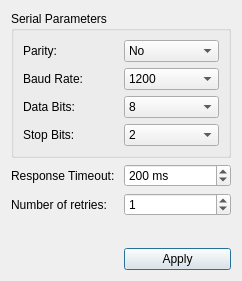
<?xml version="1.0" encoding="UTF-8"?>
<ui version="4.0">
 <class>modbus_setting</class>
 <widget class="QDialog" name="modbus_setting">
  <property name="geometry">
   <rect>
    <x>0</x>
    <y>0</y>
    <width>242</width>
    <height>281</height>
   </rect>
  </property>
  <property name="windowTitle">
   <string>Modbus Settings</string>
  </property>
  <layout class="QGridLayout" name="gridLayout">
   <item row="3" column="1">
    <spacer name="verticalSpacer">
     <property name="orientation">
      <enum>Qt::Vertical</enum>
     </property>
     <property name="sizeHint" stdset="0">
      <size>
       <width>20</width>
       <height>43</height>
      </size>
     </property>
    </spacer>
   </item>
   <item row="1" column="1">
    <widget class="QSpinBox" name="timeoutSpinner">
     <property name="accelerated">
      <bool>true</bool>
     </property>
     <property name="suffix">
      <string> ms</string>
     </property>
     <property name="minimum">
      <number>-1</number>
     </property>
     <property name="maximum">
      <number>5000</number>
     </property>
     <property name="singleStep">
      <number>20</number>
     </property>
     <property name="value">
      <number>200</number>
     </property>
    </widget>
   </item>
   <item row="1" column="0">
    <widget class="QLabel" name="label">
     <property name="text">
      <string>Response Timeout:</string>
     </property>
    </widget>
   </item>
   <item row="4" column="1">
    <widget class="QPushButton" name="applyButton">
     <property name="text">
      <string>Apply</string>
     </property>
    </widget>
   </item>
   <item row="0" column="0" colspan="2">
    <widget class="QGroupBox" name="groupBox">
     <property name="title">
      <string>Serial Parameters</string>
     </property>
     <layout class="QGridLayout" name="gridLayout_2">
      <item row="0" column="0">
       <widget class="QLabel" name="label_2">
        <property name="text">
         <string>Parity:</string>
        </property>
       </widget>
      </item>
      <item row="0" column="1">
       <widget class="QComboBox" name="parityCombo">
        <item>
         <property name="text">
          <string>No</string>
         </property>
        </item>
        <item>
         <property name="text">
          <string>Even</string>
         </property>
        </item>
        <item>
         <property name="text">
          <string>Odd</string>
         </property>
        </item>
        <item>
         <property name="text">
          <string>Space</string>
         </property>
        </item>
        <item>
         <property name="text">
          <string>Mark</string>
         </property>
        </item>
       </widget>
      </item>
      <item row="1" column="0">
       <widget class="QLabel" name="label_3">
        <property name="text">
         <string>Baud Rate:</string>
        </property>
       </widget>
      </item>
      <item row="1" column="1">
       <widget class="QComboBox" name="baudCombo">
        <property name="currentText">
         <string>19200</string>
        </property>
        <property name="maxVisibleItems">
         <number>10</number>
        </property>
        <item>
         <property name="text">
          <string>1200</string>
         </property>
        </item>
        <item>
         <property name="text">
          <string>2400</string>
         </property>
        </item>
        <item>
         <property name="text">
          <string>4800</string>
         </property>
        </item>
        <item>
         <property name="text">
          <string>9600</string>
         </property>
        </item>
        <item>
         <property name="text">
          <string>19200</string>
         </property>
        </item>
        <item>
         <property name="text">
          <string>38400</string>
         </property>
        </item>
        <item>
         <property name="text">
          <string>57600</string>
         </property>
        </item>
        <item>
         <property name="text">
          <string>115200</string>
         </property>
        </item>
       </widget>
      </item>
      <item row="2" column="0">
       <widget class="QLabel" name="label_4">
        <property name="text">
         <string>Data Bits:</string>
        </property>
       </widget>
      </item>
      <item row="2" column="1">
       <widget class="QComboBox" name="dataBitsCombo">
        <property name="currentText">
         <string>8</string>
        </property>
        <property name="currentIndex">
         <number>3</number>
        </property>
        <item>
         <property name="text">
          <string>5</string>
         </property>
        </item>
        <item>
         <property name="text">
          <string>6</string>
         </property>
        </item>
        <item>
         <property name="text">
          <string>7</string>
         </property>
        </item>
        <item>
         <property name="text">
          <string>8</string>
         </property>
        </item>
       </widget>
      </item>
      <item row="3" column="0">
       <widget class="QLabel" name="label_5">
        <property name="text">
         <string>Stop Bits:</string>
        </property>
       </widget>
      </item>
      <item row="3" column="1">
       <widget class="QComboBox" name="stopBitsCombo">
        <property name="currentText">
         <string>2</string>
        </property>
        <property name="currentIndex">
         <number>2</number>
        </property>
        <item>
         <property name="text">
          <string>1</string>
         </property>
        </item>
        <item>
         <property name="text">
          <string>3</string>
         </property>
        </item>
        <item>
         <property name="text">
          <string>2</string>
         </property>
        </item>
       </widget>
      </item>
     </layout>
    </widget>
   </item>
   <item row="2" column="0">
    <widget class="QLabel" name="label_6">
     <property name="text">
      <string>Number of retries:</string>
     </property>
    </widget>
   </item>
   <item row="2" column="1">
    <widget class="QSpinBox" name="retriesSpinner">
     <property name="value">
      <number>1</number>
     </property>
    </widget>
   </item>
  </layout>
 </widget>
 <resources/>
 <connections/>
</ui>
